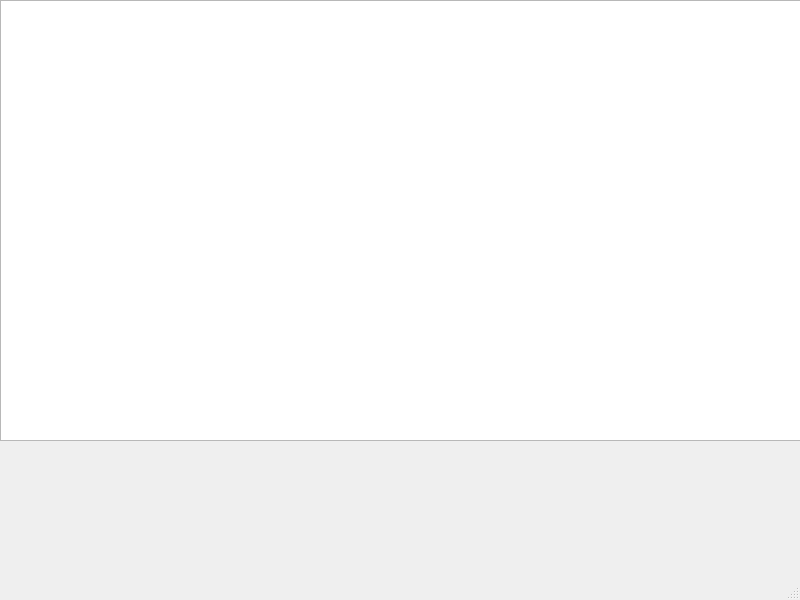
<?xml version="1.0" encoding="UTF-8"?>
<ui version="4.0">
 <class>ZorkGUI</class>
 <widget class="QMainWindow" name="ZorkGUI">
  <property name="geometry">
   <rect>
    <x>0</x>
    <y>0</y>
    <width>800</width>
    <height>600</height>
   </rect>
  </property>
  <property name="windowTitle">
   <string>ZorkGUI</string>
  </property>
  <widget class="QWidget" name="centralwidget">
   <widget class="QGraphicsView" name="worldView">
    <property name="geometry">
     <rect>
      <x>0</x>
      <y>0</y>
      <width>801</width>
      <height>441</height>
     </rect>
    </property>
   </widget>
  </widget>
  <widget class="QMenuBar" name="menubar">
   <property name="geometry">
    <rect>
     <x>0</x>
     <y>0</y>
     <width>800</width>
     <height>21</height>
    </rect>
   </property>
  </widget>
  <widget class="QStatusBar" name="statusbar"/>
 </widget>
 <resources/>
 <connections/>
</ui>
